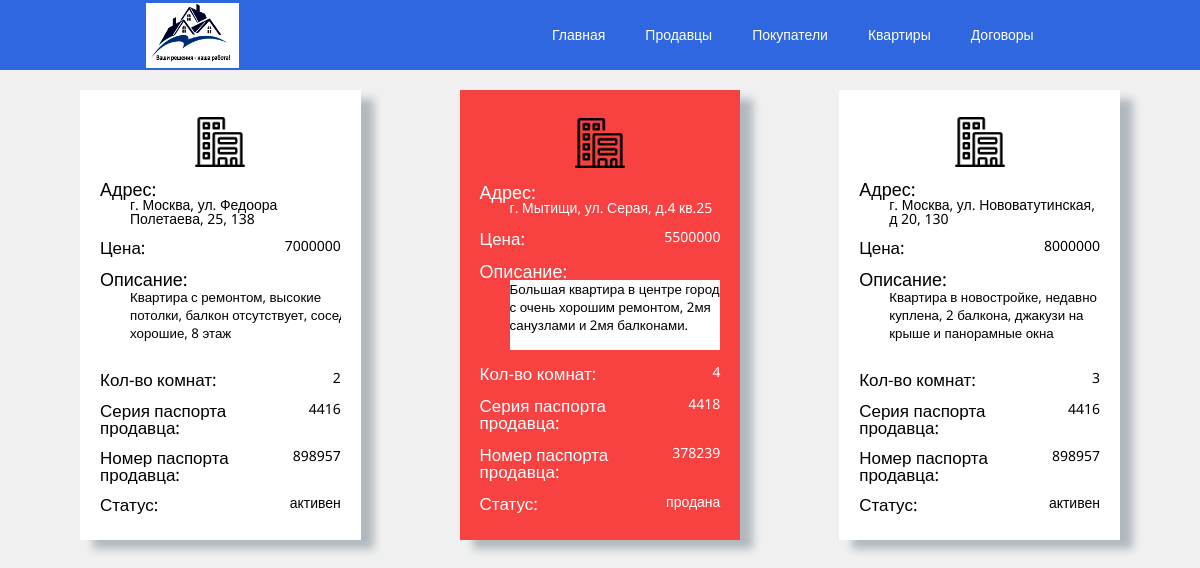
The page /flat_view/ on the database as committed earlier.
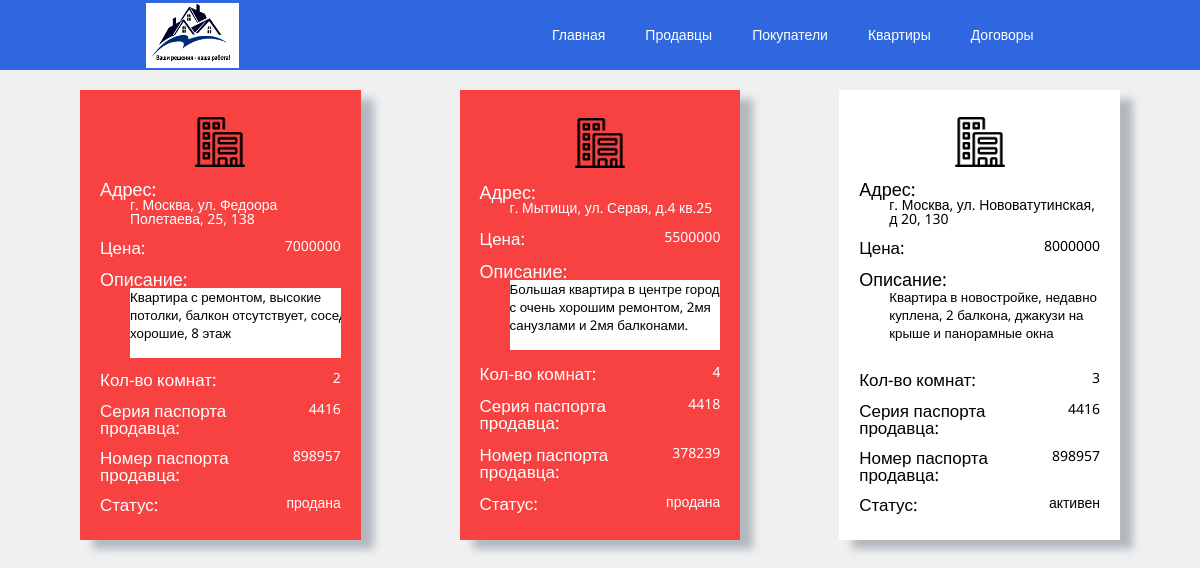
The same page on the database as committed later.
### main/models.py (models this page shows, shortened)
class Flat(models.Model):
    id_fl = models.AutoField(blank=False, primary_key=True)
    coast = models.IntegerField(blank=False)
    descr = models.TextField(blank=False)
    rooms = models.IntegerField(blank=False)
    adress = models.CharField(max_length=150, blank=False)
    square_f = models.IntegerField(blank=False)
    id_seller = models.ForeignKey(Seller, on_delete=models.CASCADE, blank=False, null=True)
    status = models.CharField(max_length=10, blank=False)

class Klient(models.Model):
    id_kl = models.AutoField(blank=False, primary_key=True)
    fio = models.CharField(max_length=100, blank=False)
    bd = models.DateField(blank=False)
    phone = models.CharField(max_length=11, blank=False)
    mail = models.CharField(max_length=100, blank=False)
    pasp_seria = models.CharField(max_length=4,blank=False)
    pasp_nomer = models.CharField(max_length=6, blank=False)

### main/views.py (the view)
# urls.py: path('flat_view/', FlatView.as_view(), name='view_flat_url'),
class FlatView(View):
    def get(sefl, request):
        flat = Flat.objects.all()#SELECT * FROM Flat
        return render(request, 'main/flat_view.html', context={'flat': flat})

### main/templatetags/main_get_filter.py (called while the page is built)
@register.filter
def get_pseria_sel(klient, obj_id):
    flat_list = Flat.objects.values('id_fl', 'id_seller')
    for flat in flat_list:
        if obj_id == flat['id_fl']:
            id_s = flat['id_seller']
    seller_list = Seller.objects.filter(id_seller=id_s).values('id_kl')
    klient_list = Klient.objects.all()
    for seller in seller_list:
        for kl in klient_list:
            if seller['id_kl'] == kl.id_kl:
                p_seria_s = Klient.objects.get(id_kl=kl.id_kl).pasp_seria
    print(p_seria_s)
    return p_seria_s

@register.filter
def get_pnomer_sel(flat, obj_id):
    flat_list = Flat.objects.values('id_fl', 'id_seller')
    for flat in flat_list:
        if obj_id == flat['id_fl']:
            id_s = flat['id_seller']
    seller_list = Seller.objects.filter(id_seller=id_s).values('id_kl')
    klient_list = Klient.objects.all()
    for seller in seller_list:
        for kl in klient_list:
            if seller['id_kl'] == kl.id_kl:
                p_nomer_s = Klient.objects.get(id_kl=kl.id_kl).pasp_nomer
    print(p_nomer_s)
    return p_nomer_s

### main/templates/main/flat_view.html (shortened to what this page needs)
{% extends 'base.html' %}
{% load main_get_filter %}
{% load static %}
{% block content %}
    <div class="container">
        <div class="fl_block">
            {% for fl in flat %}
                {% if fl.status == 'активен' %}
                <div class="white fl_card">
                {% elif fl.status == 'продана' %}
                <div class="red fl_card">
                {% endif %}
                    <div class="fl_header">
                        <img src="{% static 'icon/buildings.png' %}" alt="">
                    </div>
                    <div class="fl_adress">
                        <p class="fl_title">Адрес:</p>
                        <p>{{ fl.adress|truncatechars:45 }}</p>
                    </div>
                    <div class="fl_coast row_block">
                        <p>Цена:</p>
                        <p>{{ fl.coast|truncatechars:10 }}</p>
                    </div>
                    <div class="fl_descr">
                        <p class="fl_title">Описание:</p>
                        <p><textarea name="" id="" cols="30" rows="10" class="descr" readonly>{{ fl.descr|truncatechars:100 }}</textarea></p>
                    </div>
                    <div class="fl_rooms row_block">
                        <p>Кол-во комнат:</p>
                        <p>{{ fl.rooms|truncatechars:30 }}</p>
                    </div>
                    <div class="fl_seria row_block">
                        <p>Серия паспорта продавца:</p>
                        <p>{{ flat|get_pseria_sel:fl.id_fl|truncatechars:4 }}</p>
                    </div>
                    <div class="fl_nomer row_block">
                        <p>Номер паспорта продавца:</p>
                        <p>{{ flat|get_pnomer_sel:fl.id_fl|truncatechars:6 }}</p>
                    </div>
                    <div class="fl_nomer row_block">
                        <p>Статус:</p>
                        <p>{{ fl.status }}</p>
                    </div>
                </div>
            {% endfor %}
        </div>
    </div>
{% endblock %}

Rows that differ between the two databases and show on the page:
changed Flat "г. Москва, ул. Федоора Полетаева, 25, 138": status "активен" → "продана"
